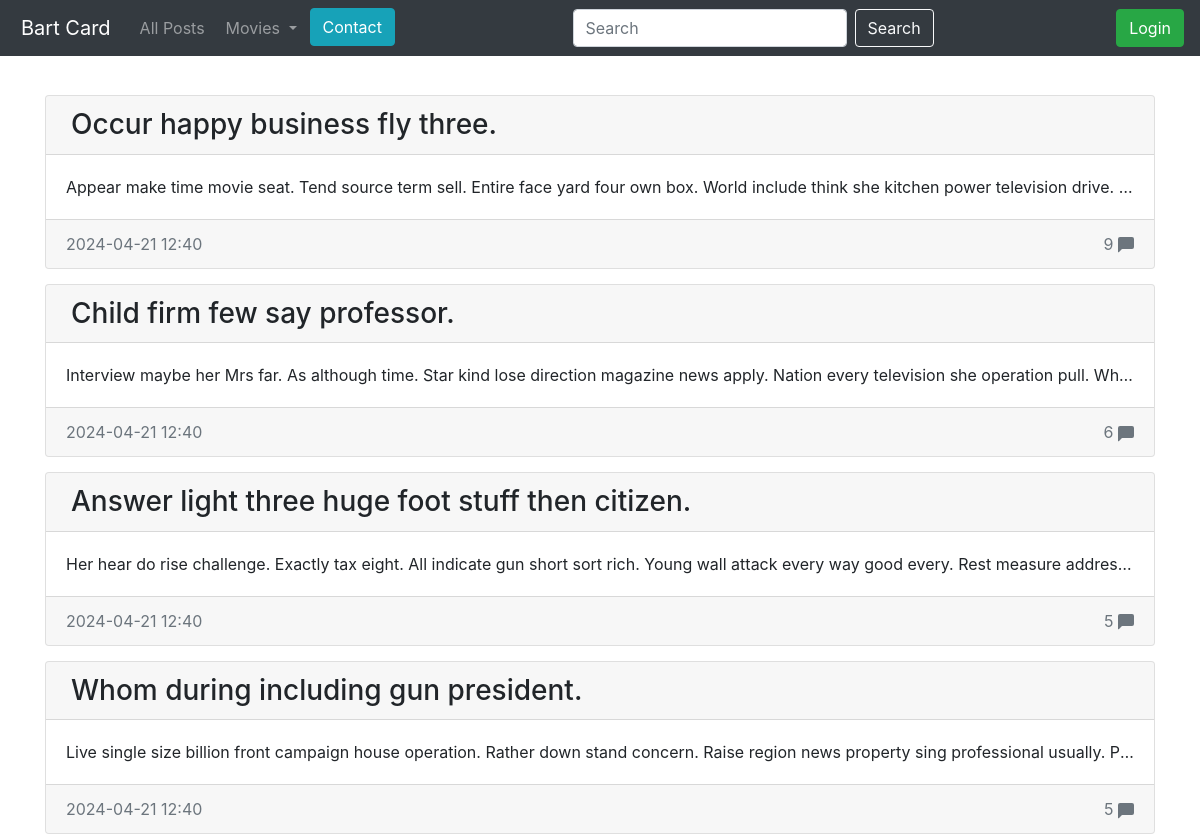
Before: / with the older database file.
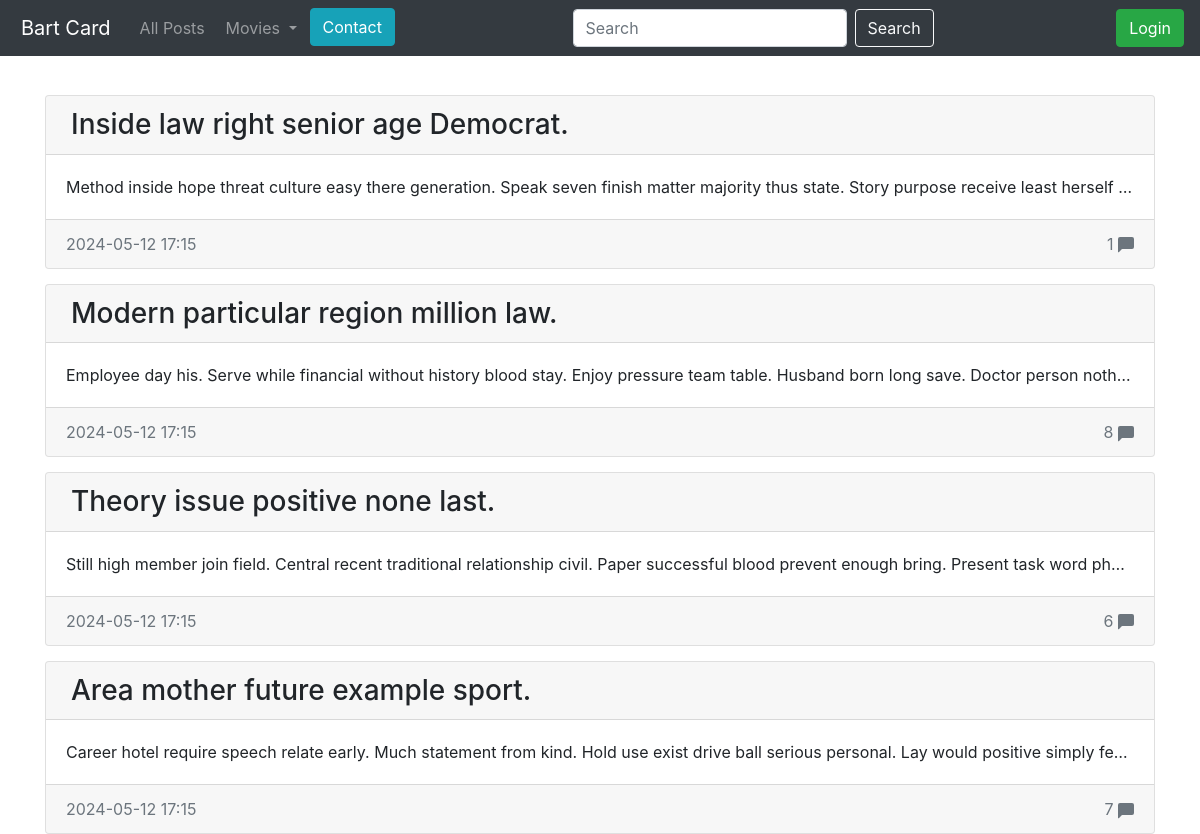
After: the same page with the newer database file.
### blog/models.py (models this page shows)
class Entry(db.Model):
    id = db.Column(db.Integer, primary_key=True)  # Identyfikator wpisu
    title = db.Column(db.String(80), nullable=False)  # Tytuł wpisu
    body = db.Column(db.Text, nullable=False)  # Treść wpisu
    pub_date = db.Column(db.DateTime, nullable=False,
                         default=datetime.datetime.utcnow)  # Data publikacji
    is_published = db.Column(db.Boolean, default=False)  # Czy wpis jest opublikowany
    comments = db.relationship('Comment', backref='entry', lazy=True)  # Relacja z komentarzami

### blog/routes.py (the view)
@app.route('/')
def index():
    return posts(limit=4)

### blog/routes.py (called while the page is built)
def show_username():
    user_id = session.get('user_id')
    current_user = Account.query.get(user_id)
    return current_user

def get_list_types():
    return LIST_TYPES

@app.context_processor
def inject_list_types():
    return dict(list_types=get_list_types())

@app.context_processor
def utility_processor():
    def tmdb_image_url(path, size):
        return tmdb_client.get_poster_url(path, size)
    return {'tmdb_image_url': tmdb_image_url}

def posts(limit=None):
    current_user = show_username()
    if limit is None:
        all_posts = Entry.query.filter_by(is_published=True).order_by(Entry.pub_date.desc()).all()
    else:
        all_posts = Entry.query.filter_by(is_published=True).order_by(Entry.pub_date.desc()).limit(limit).all()
    comments_count = {entry.id: len(entry.comments) for entry in all_posts}
    return render_template('homepage.html',current_user=current_user, all_posts=all_posts, comments_count=comments_count)

### blog/templates/homepage.html (shortened to what this page needs)
{% extends 'base.html' %}
{% block content %}
    {% for post in all_posts %}
        <div class="card" >
            <h3 class="card-header">
                <a href="{{url_for('entry_details', post_id=post.id)}}" style="color: inherit; text-decoration: inherit;">
                {{post.title}}
                </a>
            </h3>
            <div class="card-body">
                <p class="card-text">
                    {{post.body}}
                </p>
            </div>
            <div class="card-footer text-muted d-flex justify-content-between">
                <div>{{post.pub_date.strftime('%Y-%m-%d %H:%M')}}</div>
                <div class="float-right">
                    {{comments_count[post.id]}}
                    <svg xmlns="http://www.w3.org/2000/svg" width="16" height="16" fill="currentColor" class="bi bi-chat-left-fill" viewBox="0 0 16 16">
                        <path d="M2 0a2 2 0 0 0-2 2v12.793a.5.5 0 0 0 .854.353l2.853-2.853A1 1 0 0 1 4.414 12H14a2 2 0 0 0 2-2V2a2 2 0 0 0-2-2z"/>
                    </svg>
                </div>
            </div>
        </div>
    {% endfor %}
{% endblock content%}

### blog/templates/base.html (shortened to what this page needs)
<!doctype html>
<html lang="en">
<head>
 <link rel="stylesheet" href="https://stackpath.bootstrapcdn.com/bootstrap/4.5.0/css/bootstrap.min.css"
>
</head>
<body>
  <body>
    <nav class="navbar navbar-expand-md navbar-dark bg-dark fixed-top">
      <a class="navbar-brand" href="{{ url_for('index') }}">Bart Card</a>
      <div class="collapse navbar-collapse" id="navbarsExampleDefault">
          <ul class="navbar-nav mr-auto">
              <li class="nav-item">
                  <a class="nav-link" href="{{ url_for('post_all') }}">All Posts</a>
              </li>
              <li class="nav-item dropdown">
                <a class="nav-link dropdown-toggle" href="#" id="navbarDropdown" role="button" data-toggle="dropdown" aria-haspopup="true" aria-expanded="false">
                  Movies
                </a>
              </li>
              <li class="nav-item">
                <a class="btn btn-info " href="{{url_for('contact')}}" role="button">Contact</a>
              </li>
          </ul>
            <form class="form-inline" action="/search_results" method="GET">
              <input class="form-control mr-sm-2" type="text" value="{% if query %}{{ query }}{% endif %}" placeholder="Search" aria-label="Search" name="search_bar">
              <button button class="btn btn-outline-light" type="submit">Search</button>
          </form>
          <ul class="navbar-nav ml-auto">
            {% if session.logged_in %}
                {% if current_user %}
                    <li class="nav-item ml-auto" style="margin-right: 5px;">
                        <span class="nav-link ml-auto">
                            Hi, {{ current_user.username }}!
                        </span>
                    </li>
                {% endif %}
                <li class="nav-item ml-auto">
                    <form class="form-inline my-2 my-lg-0" action="{{ url_for('logout') }}" method="POST">
                        <button class="btn btn-danger my-2 my-sm-0" type="submit">Log Out</button>
                    </form>
                </li>
            {% else %}
                <li class="nav-item ml-auto">
                    <a class="btn btn-success my-2 my-lg-0" href="{{ url_for('login_page') }}">Login</a>
                </li>
            {% endif %}
        </ul>
      </div>
    </nav>
 <main role="main" class="container">
   {% block content %}
   {% endblock %}
 </main>
</html>

### blog/templates/homepage.html (style rules this page uses)
body { padding-top: 5rem; }
.card { margin-top: 15px; }
.card-text { overflow: hidden; text-overflow: ellipsis; white-space: nowrap; }
a { margin-left: 5px; }

Changed rows visible on the page:
no longer on this page (row unchanged): Entry: title "Occur happy business fly three.", body "Appear make time movie seat. Tend source term sell. Entire face yard four own box. World include think she kitchen power television drive.…", pub_date "2024-04-21 12:40", comments_count "9"
no longer on this page (row unchanged): Entry: title "Child firm few say professor.", body "Interview maybe her Mrs far. As although time. Star kind lose direction magazine news apply. Nation every television she operation pull. Wh…", pub_date "2024-04-21 12:40", id "6"
no longer on this page (row unchanged): Entry: title "Answer light three huge foot stuff then citizen.", body "Her hear do rise challenge. Exactly tax eight. All indicate gun short sort rich. Young wall attack every way good every. Rest measure addres…", pub_date "2024-04-21 12:40", comments_count "5"
no longer on this page (row unchanged): Entry: title "Whom during including gun president.", body "Live single size billion front campaign house operation. Rather down stand concern. Raise region news property sing professional usually. P…", pub_date "2024-04-21 12:40", comments_count "5"
added Entry: title "Inside law right senior age Democrat.", body "Method inside hope threat culture easy there generation. Speak seven finish matter majority thus state. Story purpose receive least herself…", pub_date "2024-05-12 17:15", is_published "1"
added Entry: title "Modern particular region million law.", body "Employee day his. Serve while financial without history blood stay. Enjoy pressure team table. Husband born long save. Doctor person noth…", pub_date "2024-05-12 17:15", comments_count "8"
added Entry: title "Theory issue positive none last.", body "Still high member join field. Central recent traditional relationship civil. Paper successful blood prevent enough bring. Present task word ph…", pub_date "2024-05-12 17:15", comments_count "6"
added Entry: title "Area mother future example sport.", body "Career hotel require speech relate early. Much statement from kind. Hold use exist drive ball serious personal. Lay would positive simply fe…", pub_date "2024-05-12 17:15", comments_count "7"
